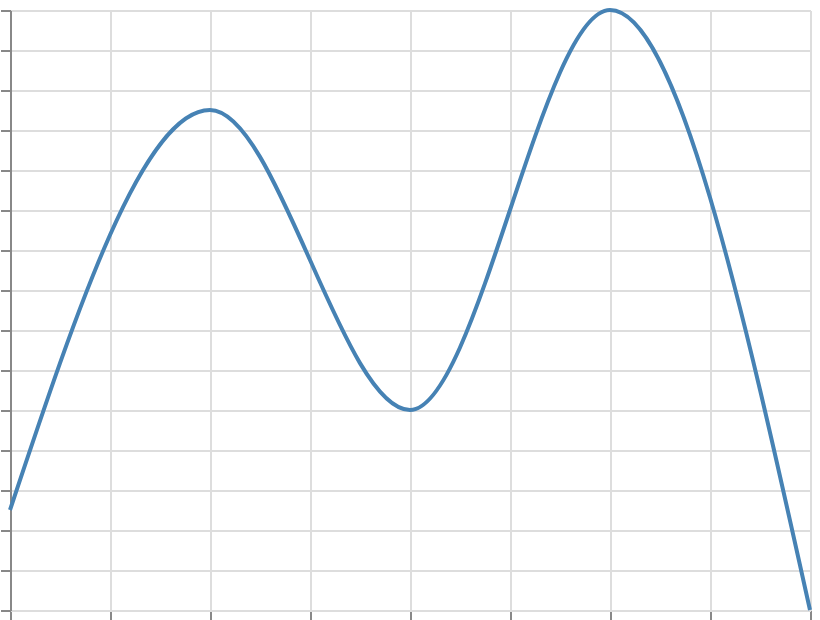

Express this chart as Vega-Lite.
### Vega specification from a JSON file in a GitHub repository (floating-point values rounded to 4 significant figures)
{"$schema": "https://vega.github.io/schema/vega/v6.json", "width": 400, "height": 300, "padding": 5, "autosize": "none", "data": [{"name": "table", "values": [{"x": 0, "y": 5}, {"x": 1, "y": 25}, {"x": 2, "y": 10}, {"x": 3, "y": 30}, {"x": 4, "y": 0}]}], "scales": [{"name": "x", "type": "linear", "domain": {"data": "table", "field": "x"}, "range": "width", "nice": true}, {"name": "y", "type": "linear", "domain": {"data": "table", "field": "y"}, "range": [{"signal": "height"}, 0], "nice": true}], "marks": [{"type": "line", "from": {"data": "table"}, "encode": {"update": {"x": {"scale": "x", "field": "x"}, "y": {"scale": "y", "field": "y"}, "stroke": {"value": "steelblue"}, "strokeWidth": {"value": 2}, "interpolate": {"value": "monotone"}}}}], "axes": [{"scale": "x", "orient": "bottom", "grid": true, "labels": false}, {"scale": "y", "orient": "left", "grid": true, "labels": false}]}
